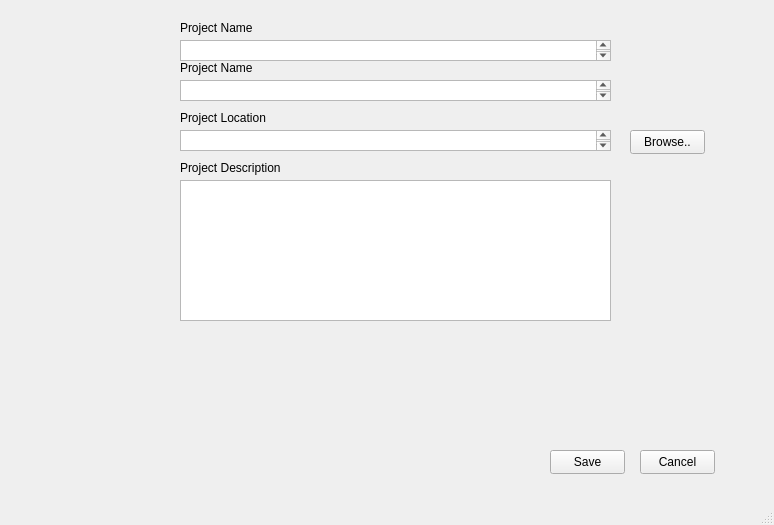
<?xml version="1.0" encoding="UTF-8"?>
<ui version="4.0">
 <class>deleteWindow</class>
 <widget class="QMainWindow" name="deleteWindow">
  <property name="geometry">
   <rect>
    <x>0</x>
    <y>0</y>
    <width>774</width>
    <height>525</height>
   </rect>
  </property>
  <property name="windowTitle">
   <string>MainWindow</string>
  </property>
  <widget class="QWidget" name="centralwidget">
   <widget class="QTextEdit" name="textEdit">
    <property name="geometry">
     <rect>
      <x>180</x>
      <y>40</y>
      <width>431</width>
      <height>21</height>
     </rect>
    </property>
   </widget>
   <widget class="QTextEdit" name="textEdit_2">
    <property name="geometry">
     <rect>
      <x>180</x>
      <y>80</y>
      <width>431</width>
      <height>21</height>
     </rect>
    </property>
   </widget>
   <widget class="QTextEdit" name="textEdit_3">
    <property name="geometry">
     <rect>
      <x>180</x>
      <y>130</y>
      <width>431</width>
      <height>21</height>
     </rect>
    </property>
   </widget>
   <widget class="QTextEdit" name="textEdit_4">
    <property name="geometry">
     <rect>
      <x>180</x>
      <y>180</y>
      <width>431</width>
      <height>141</height>
     </rect>
    </property>
   </widget>
   <widget class="QLabel" name="label">
    <property name="geometry">
     <rect>
      <x>180</x>
      <y>20</y>
      <width>81</width>
      <height>16</height>
     </rect>
    </property>
    <property name="text">
     <string>Project Name</string>
    </property>
   </widget>
   <widget class="QLabel" name="label_2">
    <property name="geometry">
     <rect>
      <x>180</x>
      <y>60</y>
      <width>81</width>
      <height>16</height>
     </rect>
    </property>
    <property name="text">
     <string>Project Name</string>
    </property>
   </widget>
   <widget class="QLabel" name="label_3">
    <property name="geometry">
     <rect>
      <x>180</x>
      <y>110</y>
      <width>101</width>
      <height>16</height>
     </rect>
    </property>
    <property name="text">
     <string>Project Location</string>
    </property>
   </widget>
   <widget class="QLabel" name="label_4">
    <property name="geometry">
     <rect>
      <x>180</x>
      <y>160</y>
      <width>111</width>
      <height>16</height>
     </rect>
    </property>
    <property name="text">
     <string>Project Description</string>
    </property>
   </widget>
   <widget class="QPushButton" name="pushButton">
    <property name="geometry">
     <rect>
      <x>630</x>
      <y>130</y>
      <width>75</width>
      <height>24</height>
     </rect>
    </property>
    <property name="text">
     <string>Browse..</string>
    </property>
   </widget>
   <widget class="QPushButton" name="pushButton_2">
    <property name="geometry">
     <rect>
      <x>640</x>
      <y>450</y>
      <width>75</width>
      <height>24</height>
     </rect>
    </property>
    <property name="text">
     <string>Cancel</string>
    </property>
   </widget>
   <widget class="QPushButton" name="pushButton_3">
    <property name="geometry">
     <rect>
      <x>550</x>
      <y>450</y>
      <width>75</width>
      <height>24</height>
     </rect>
    </property>
    <property name="text">
     <string>Save</string>
    </property>
   </widget>
  </widget>
  <widget class="QMenuBar" name="menubar">
   <property name="geometry">
    <rect>
     <x>0</x>
     <y>0</y>
     <width>774</width>
     <height>21</height>
    </rect>
   </property>
  </widget>
  <widget class="QStatusBar" name="statusbar"/>
 </widget>
 <resources/>
 <connections/>
</ui>
